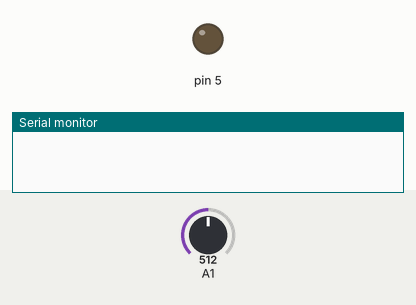
This sketch was run on a simulated Arduino Uno, built with avr-gcc and run on an emulated ATmega328P. Shown: output pins drawn as LEDs (lit = HIGH), the last lines printed to the serial monitor. The inputs (shaded band) are chosen by the test bench; at power-on: A1 = 512.

Above: at 1.2 s.
1.3 s: A1 set to 984
2.9 s: A1 set to 1007
At 4.5 s:
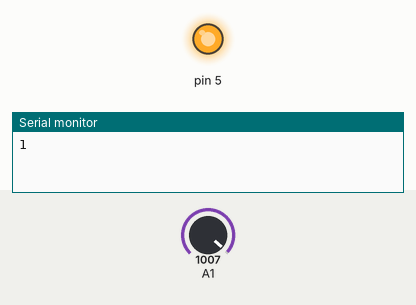
4.8 s: A1 set to 990
At 6.9 s:
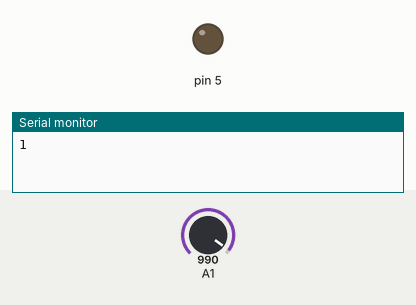
7.8 s: A1 set to 1010
At 9.6 s:
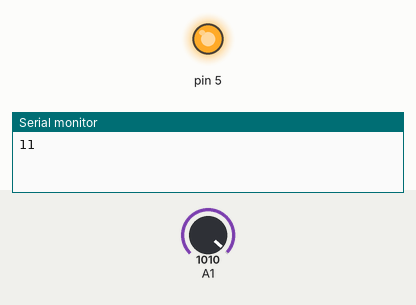
Timing chart, 0 to 10.7 s (numbered marks = the images above; inputs shaded):
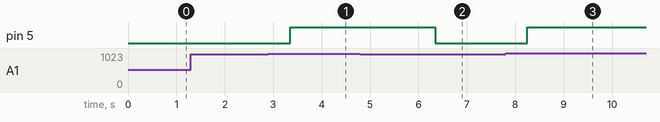

The sketch:

tx.ino
```cpp
#include <RCSwitch.h>

RCSwitch mySwitchTx = RCSwitch();
int value;

void setup() {
  mySwitchTx.enableTransmit(2);

  pinMode (5, OUTPUT);
  Serial.begin(9600);
}
void loop(){
//Serial.println(analogRead (1));
  value = analogRead (1) ; // читаем состояния датчика
  if (value > 1000){
    Serial.print(1);
    mySwitchTx.send(B0100 , 4);
    digitalWrite(5, HIGH);
    delay(3000);
    digitalWrite(5, LOW);


  }


}
```

Measured:
- the behaviour switches between 1000 and 1001 on A1 (found by bisection; images 0 and 1)
- after the input at 1.3 s, every drawn part: stays the same
- after the input at 2.9 s, pin 5: LOW → HIGH after 0.45 s
- after the input at 4.8 s, pin 5: goes on until 6.4 s, then stays LOW
- after the input at 7.8 s, pin 5: LOW → HIGH after 0.45 s
